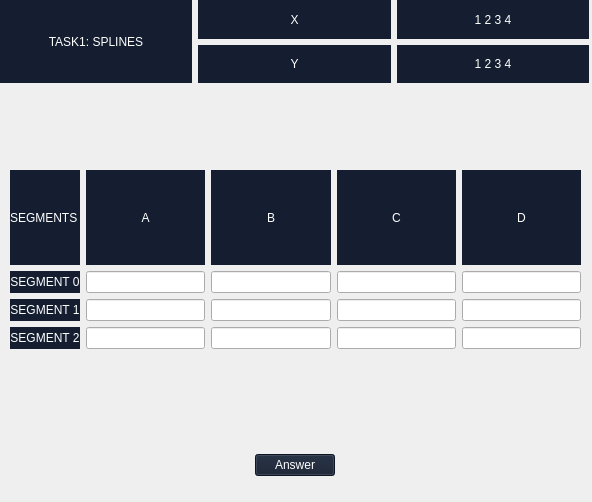
<?xml version="1.0" encoding="UTF-8"?>
<ui version="4.0">
 <class>task1</class>
 <widget class="QWidget" name="task1">
  <property name="geometry">
   <rect>
    <x>0</x>
    <y>0</y>
    <width>592</width>
    <height>502</height>
   </rect>
  </property>
  <property name="windowTitle">
   <string>Form</string>
  </property>
  <property name="styleSheet">
   <string notr="true">background-color: qlineargradient(
    spread:pad, 
    x1:0, y1:0, x2:1, y2:0, 
    stop:0 rgba(0, 0, 0, 255), 
    stop:1 rgba(20, 30, 48, 255)
);</string>
  </property>
  <widget class="QWidget" name="horizontalLayoutWidget_2">
   <property name="geometry">
    <rect>
     <x>0</x>
     <y>430</y>
     <width>591</width>
     <height>71</height>
    </rect>
   </property>
   <layout class="QHBoxLayout" name="horizontalLayout_2">
    <item alignment="Qt::AlignmentFlag::AlignHCenter">
     <widget class="QPushButton" name="answerButton">
      <property name="styleSheet">
       <string notr="true">font: 700 20pt &quot;Times New Roman&quot;;
color: rgb(255, 255, 255);
background: rgb(20, 30, 48);
</string>
      </property>
      <property name="text">
       <string>Answer</string>
      </property>
     </widget>
    </item>
   </layout>
  </widget>
  <widget class="QWidget" name="horizontalLayoutWidget">
   <property name="geometry">
    <rect>
     <x>0</x>
     <y>0</y>
     <width>589</width>
     <height>83</height>
    </rect>
   </property>
   <layout class="QHBoxLayout" name="horizontalLayout">
    <item>
     <widget class="QLabel" name="task_text">
      <property name="styleSheet">
       <string notr="true">font: 700 20pt &quot;Times New Roman&quot;;
color: rgb(255, 255, 255);
background: rgb(20, 30, 48);
</string>
      </property>
      <property name="text">
       <string>TASK1: SPLINES</string>
      </property>
      <property name="alignment">
       <set>Qt::AlignmentFlag::AlignCenter</set>
      </property>
     </widget>
    </item>
    <item>
     <layout class="QVBoxLayout" name="verticalLayout_5">
      <item>
       <widget class="QLabel" name="task_x">
        <property name="styleSheet">
         <string notr="true">font: 700 20pt &quot;Times New Roman&quot;;
color: rgb(255, 255, 255);
background: rgb(20, 30, 48);
</string>
        </property>
        <property name="text">
         <string>X</string>
        </property>
        <property name="alignment">
         <set>Qt::AlignmentFlag::AlignCenter</set>
        </property>
       </widget>
      </item>
      <item>
       <widget class="QLabel" name="task_y">
        <property name="styleSheet">
         <string notr="true">font: 700 20pt &quot;Times New Roman&quot;;
color: rgb(255, 255, 255);
background: rgb(20, 30, 48);
</string>
        </property>
        <property name="text">
         <string>Y</string>
        </property>
        <property name="alignment">
         <set>Qt::AlignmentFlag::AlignCenter</set>
        </property>
       </widget>
      </item>
     </layout>
    </item>
    <item>
     <layout class="QVBoxLayout" name="verticalLayout">
      <item>
       <widget class="QLabel" name="task_x_data">
        <property name="styleSheet">
         <string notr="true">font: 700 20pt &quot;Times New Roman&quot;;
color: rgb(255, 255, 255);
background: rgb(20, 30, 48);
</string>
        </property>
        <property name="text">
         <string>1 2 3 4</string>
        </property>
        <property name="alignment">
         <set>Qt::AlignmentFlag::AlignCenter</set>
        </property>
       </widget>
      </item>
      <item>
       <widget class="QLabel" name="task_y_data">
        <property name="styleSheet">
         <string notr="true">font: 700 20pt &quot;Times New Roman&quot;;
color: rgb(255, 255, 255);
background: rgb(20, 30, 48);
</string>
        </property>
        <property name="text">
         <string>1 2 3 4</string>
        </property>
        <property name="alignment">
         <set>Qt::AlignmentFlag::AlignCenter</set>
        </property>
       </widget>
      </item>
     </layout>
    </item>
   </layout>
  </widget>
  <widget class="QWidget" name="gridLayoutWidget">
   <property name="geometry">
    <rect>
     <x>10</x>
     <y>170</y>
     <width>571</width>
     <height>179</height>
    </rect>
   </property>
   <layout class="QGridLayout" name="gridLayout">
    <item row="0" column="1">
     <widget class="QLabel" name="a">
      <property name="styleSheet">
       <string notr="true">font: 700 14pt &quot;Times New Roman&quot;;
color: rgb(255, 255, 255);
background: rgb(20, 30, 48);
</string>
      </property>
      <property name="text">
       <string>A</string>
      </property>
      <property name="scaledContents">
       <bool>false</bool>
      </property>
      <property name="alignment">
       <set>Qt::AlignmentFlag::AlignCenter</set>
      </property>
     </widget>
    </item>
    <item row="2" column="2">
     <widget class="QLineEdit" name="b1"/>
    </item>
    <item row="0" column="2">
     <widget class="QLabel" name="b">
      <property name="styleSheet">
       <string notr="true">font: 700 14pt &quot;Times New Roman&quot;;
color: rgb(255, 255, 255);
background: rgb(20, 30, 48)</string>
      </property>
      <property name="text">
       <string>B</string>
      </property>
      <property name="alignment">
       <set>Qt::AlignmentFlag::AlignCenter</set>
      </property>
     </widget>
    </item>
    <item row="1" column="1">
     <widget class="QLineEdit" name="a0"/>
    </item>
    <item row="2" column="3">
     <widget class="QLineEdit" name="c1"/>
    </item>
    <item row="3" column="3">
     <widget class="QLineEdit" name="c2"/>
    </item>
    <item row="0" column="3">
     <widget class="QLabel" name="c">
      <property name="styleSheet">
       <string notr="true">font: 700 14pt &quot;Times New Roman&quot;;
color: rgb(255, 255, 255);
background: rgb(20, 30, 48)</string>
      </property>
      <property name="text">
       <string>C</string>
      </property>
      <property name="alignment">
       <set>Qt::AlignmentFlag::AlignCenter</set>
      </property>
     </widget>
    </item>
    <item row="3" column="0">
     <widget class="QLabel" name="segment2">
      <property name="styleSheet">
       <string notr="true">font: 700 14pt &quot;Times New Roman&quot;;
color: rgb(255, 255, 255);
background: rgb(20, 30, 48)</string>
      </property>
      <property name="text">
       <string>SEGMENT 2</string>
      </property>
      <property name="alignment">
       <set>Qt::AlignmentFlag::AlignCenter</set>
      </property>
     </widget>
    </item>
    <item row="1" column="0">
     <widget class="QLabel" name="segment0">
      <property name="styleSheet">
       <string notr="true">font: 700 14pt &quot;Times New Roman&quot;;
color: rgb(255, 255, 255);
background: rgb(20, 30, 48)</string>
      </property>
      <property name="text">
       <string>SEGMENT 0</string>
      </property>
      <property name="alignment">
       <set>Qt::AlignmentFlag::AlignCenter</set>
      </property>
     </widget>
    </item>
    <item row="2" column="4">
     <widget class="QLineEdit" name="d1"/>
    </item>
    <item row="2" column="0">
     <widget class="QLabel" name="segment1">
      <property name="styleSheet">
       <string notr="true">font: 700 14pt &quot;Times New Roman&quot;;
color: rgb(255, 255, 255);
background: rgb(20, 30, 48)</string>
      </property>
      <property name="text">
       <string>SEGMENT 1</string>
      </property>
      <property name="alignment">
       <set>Qt::AlignmentFlag::AlignCenter</set>
      </property>
     </widget>
    </item>
    <item row="0" column="0">
     <widget class="QLabel" name="segment">
      <property name="styleSheet">
       <string notr="true">font: 700 14pt &quot;Times New Roman&quot;;
color: rgb(255, 255, 255);
background: rgb(20, 30, 48)</string>
      </property>
      <property name="text">
       <string>SEGMENTS</string>
      </property>
     </widget>
    </item>
    <item row="2" column="1">
     <widget class="QLineEdit" name="a1"/>
    </item>
    <item row="1" column="3">
     <widget class="QLineEdit" name="c0"/>
    </item>
    <item row="1" column="2">
     <widget class="QLineEdit" name="b0"/>
    </item>
    <item row="3" column="2">
     <widget class="QLineEdit" name="b2"/>
    </item>
    <item row="1" column="4">
     <widget class="QLineEdit" name="d0">
      <property name="enabled">
       <bool>true</bool>
      </property>
      <property name="readOnly">
       <bool>false</bool>
      </property>
     </widget>
    </item>
    <item row="3" column="1">
     <widget class="QLineEdit" name="a2"/>
    </item>
    <item row="0" column="4">
     <widget class="QLabel" name="d">
      <property name="styleSheet">
       <string notr="true">font: 700 14pt &quot;Times New Roman&quot;;
color: rgb(255, 255, 255);
background: rgb(20, 30, 48)</string>
      </property>
      <property name="text">
       <string>D</string>
      </property>
      <property name="alignment">
       <set>Qt::AlignmentFlag::AlignCenter</set>
      </property>
     </widget>
    </item>
    <item row="3" column="4">
     <widget class="QLineEdit" name="d2"/>
    </item>
   </layout>
  </widget>
 </widget>
 <resources/>
 <connections/>
</ui>
